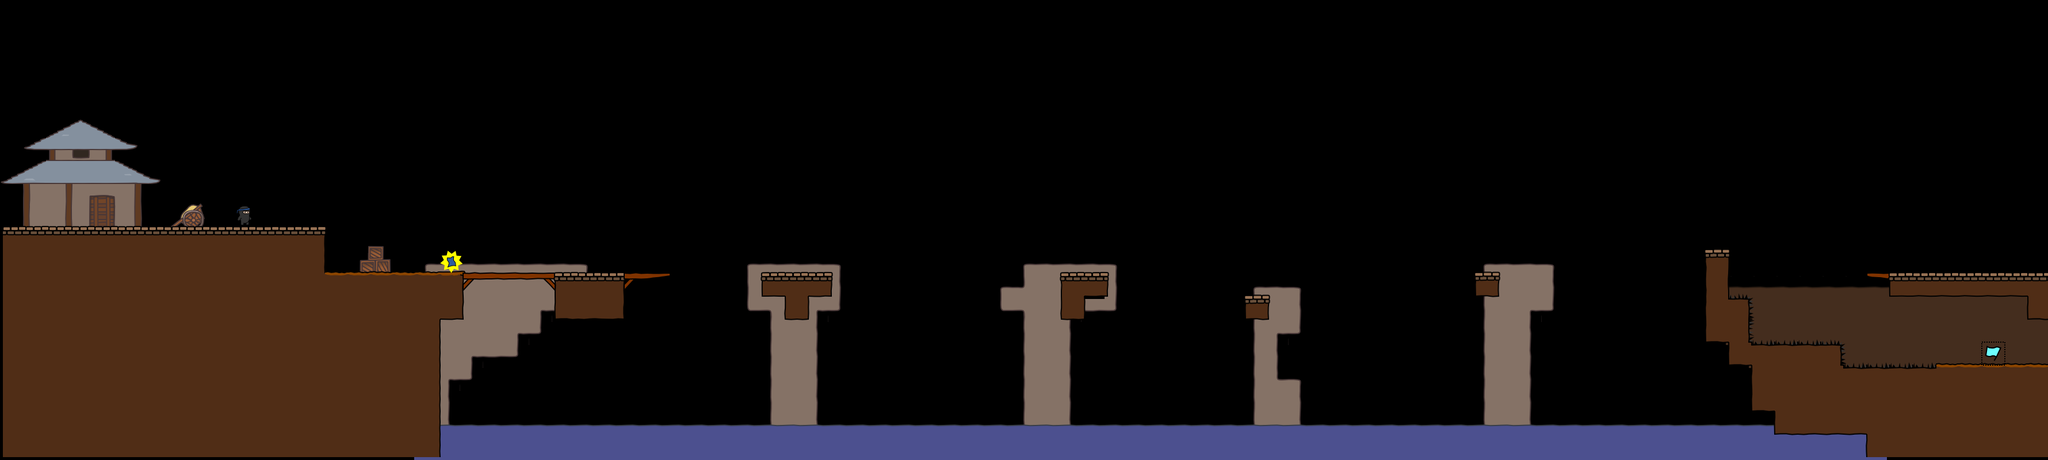

The image is a tile-based game level rendered from a .tmx file. Its description and source (layers, tilesets, objects; grid data summarised) follow:
An orthogonal 89x20 tile map with 40x40 px tiles, 4 tile layers (bg, walls, objects, fg), 4 tilesets.

<map version="1.0" orientation="orthogonal" width="89" height="20" tilewidth="40" tileheight="40">
 <properties>
  <property name="atl_directory" value="maps/" />
  <property name="atl_drawObjects" value="true" />
  <property name="atl_useSpritebatch" value="true" />
  <property name="atl_viewH" value="600" />
  <property name="atl_viewPadding" value="10" />
  <property name="atl_viewScaling" value="1" />
  <property name="atl_viewW" value="800" />
  <property name="atl_viewX" value="0" />
  <property name="atl_viewY" value="0" />
 </properties>
 <tileset firstgid="1" name="world1" tilewidth="50" tileheight="50">
  <image source="world1.png" width="400" height="850" />
 </tileset>
 <tileset firstgid="137" name="background" tilewidth="40" tileheight="40">
  <image source="background1.png" width="320" height="1480" />
 </tileset>
 <tileset firstgid="433" name="objectpalette" tilewidth="50" tileheight="50">
  <image source="objectpalette.png" width="400" height="500" />
 </tileset>
 <tileset firstgid="513" name="foreground" tilewidth="50" tileheight="50">
  <image source="foreground1.png" width="400" height="400" />
 </tileset>
 <layer name="bg" width="89" height="20">
  <properties>
   <property name="atl_offsetX" value="0" />
   <property name="atl_offsetY" value="0" />
   <property name="atl_parallaxX" value="1" />
   <property name="atl_parallaxY" value="1" />
  </properties>
  <data>[1780 cells, 354 non-empty, 51 distinct tile ids]</data>
 </layer>
 <layer name="walls" width="89" height="20">
  <properties>
   <property name="atl_offsetX" value="0" />
   <property name="atl_offsetY" value="0" />
   <property name="atl_parallaxX" value="1" />
   <property name="atl_parallaxY" value="1" />
  </properties>
  <data>[1780 cells, 259 non-empty, 26 distinct tile ids]</data>
 </layer>
 <layer name="objects" width="89" height="20">
  <properties>
   <property name="atl_offsetX" value="0" />
   <property name="atl_offsetY" value="0" />
   <property name="atl_parallaxX" value="1" />
   <property name="atl_parallaxY" value="1" />
  </properties>
  <data>[1780 cells, 3 non-empty, 3 distinct tile ids]</data>
 </layer>
 <layer name="fg" width="89" height="20">
  <properties>
   <property name="atl_offsetX" value="0" />
   <property name="atl_offsetY" value="0" />
   <property name="atl_parallaxX" value="1" />
   <property name="atl_parallaxY" value="1" />
  </properties>
  <data>[1780 cells, 10 non-empty, 3 distinct tile ids]</data>
 </layer>
</map>
